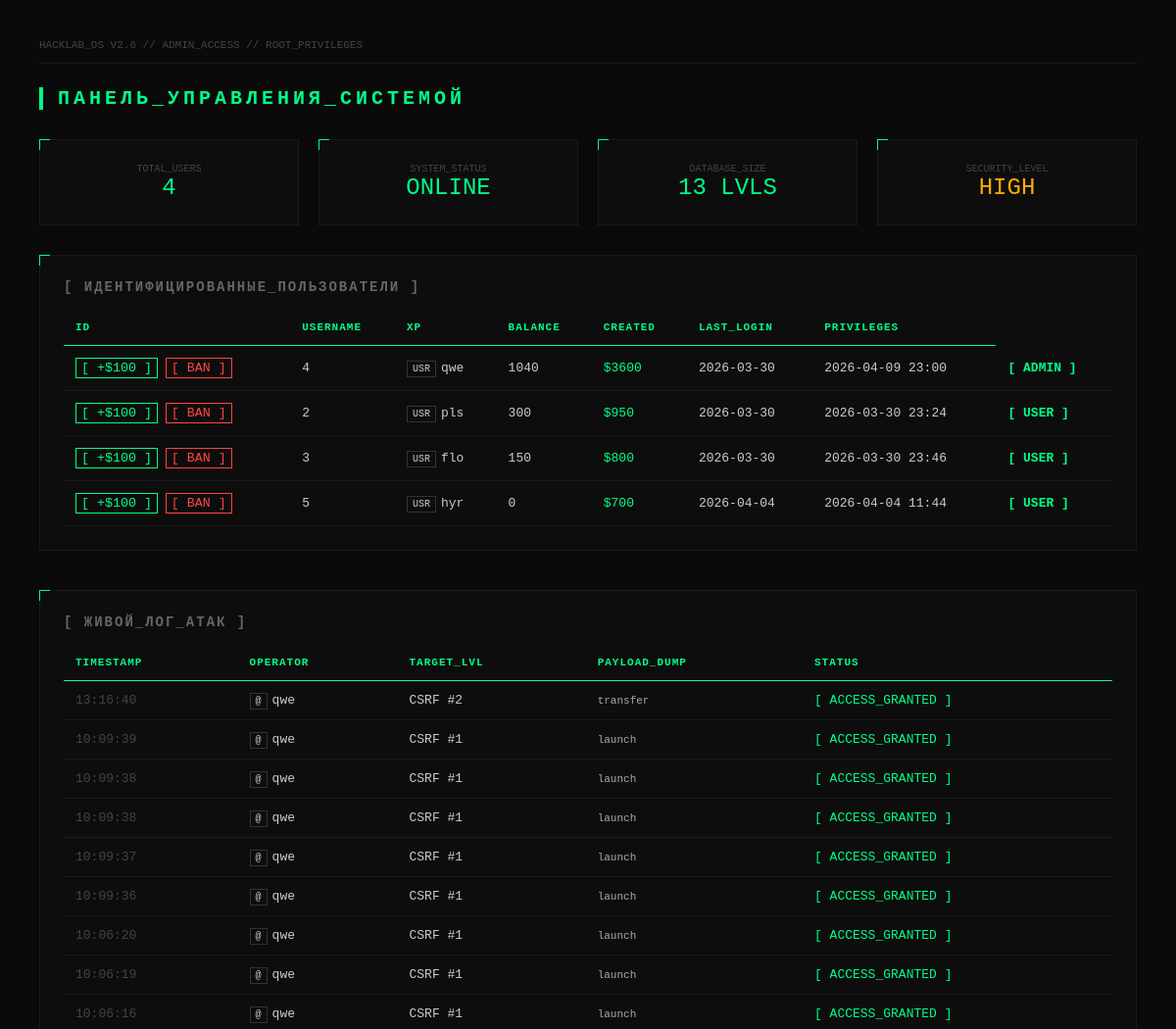
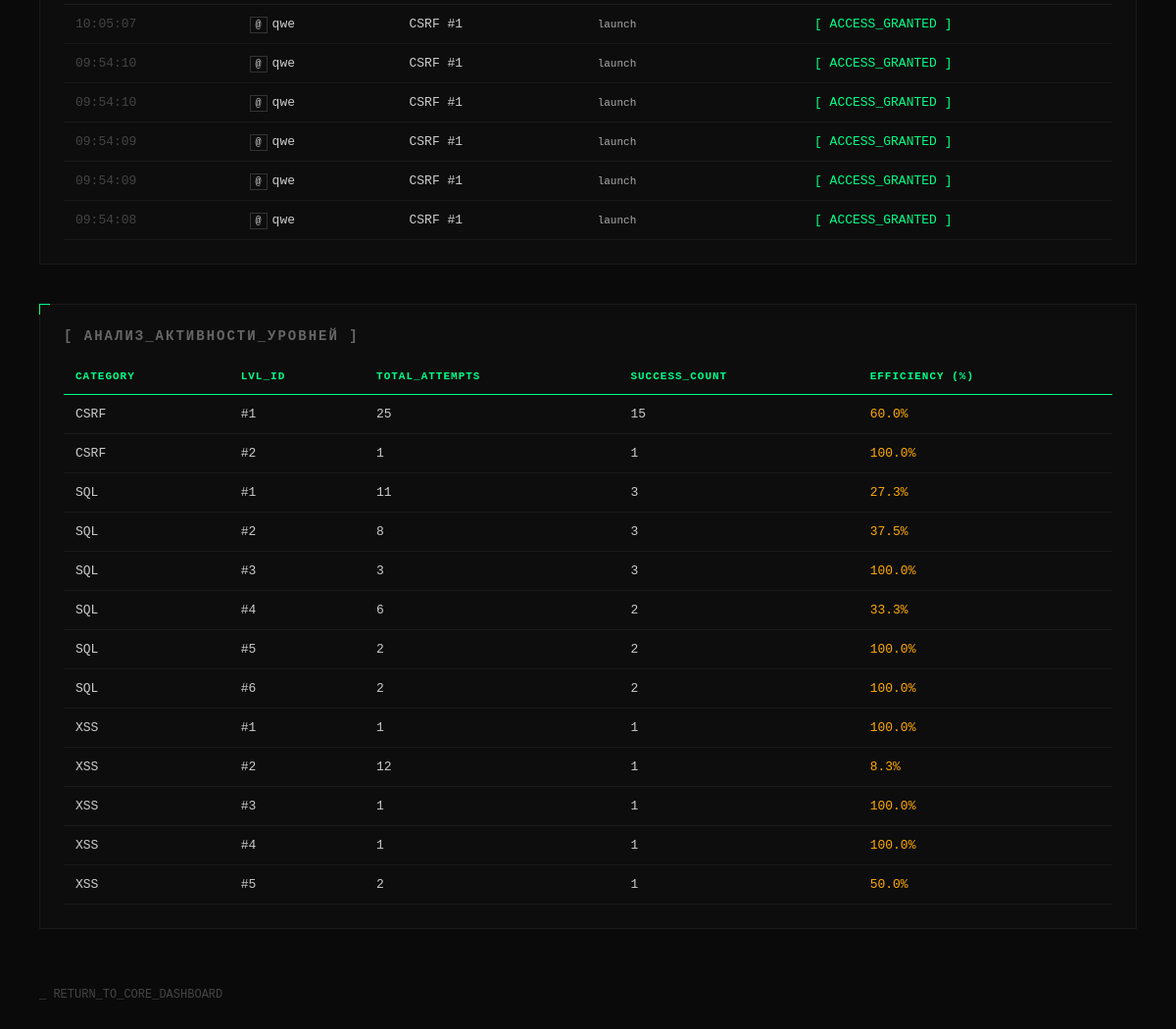
The page /internal/system/console/v2 (signed in) on the database its author committed (2 pictures, top to bottom).
### tables this page shows
CREATE TABLE users (
            id          INTEGER PRIMARY KEY AUTOINCREMENT,
            username    TEXT    UNIQUE NOT NULL,
            email       TEXT    UNIQUE NOT NULL,
            password    TEXT    NOT NULL,
            is_admin    INTEGER DEFAULT 0,
            balance     INTEGER DEFAULT 500,
            xp          INTEGER DEFAULT 0,
            created_at  TEXT    DEFAULT (datetime('now')),
            last_login  TEXT,
            last_bonus_date TEXT
        );

CREATE TABLE attempts (
            id          INTEGER PRIMARY KEY AUTOINCREMENT,
            user_id     INTEGER NOT NULL,
            category    TEXT    NOT NULL,
            level_id    INTEGER NOT NULL,
            success     INTEGER NOT NULL,
            payload     TEXT,
            created_at  TEXT DEFAULT (datetime('now')),
            FOREIGN KEY(user_id) REFERENCES users(id)
        );

### app/routes/admin.py (the view)
@admin_bp.route(_ADMIN_URL)
@login_required
def admin_panel():
    user = _admin_check()
    if not user:
        return "404 Not Found", 404
    lang = session.get('lang', 'ru')
    t    = _TEXTS.get(lang, _TEXTS['en'])
    conn = get_db()
    users = conn.execute(
        "SELECT id, username, email, xp, balance, created_at, last_login, is_admin "
        "FROM users ORDER BY xp DESC"
    ).fetchall()
    stats = conn.execute(
        """SELECT category, level_id,
                  COUNT(*) as total_attempts,
                  SUM(success) as successes,
                  ROUND(100.0 * SUM(success) / COUNT(*), 1) as success_rate
           FROM attempts
           GROUP BY category, level_id
           ORDER BY category, level_id"""
    ).fetchall()
    recent_attempts = conn.execute(
        """SELECT a.*, u.username
           FROM attempts a JOIN users u ON a.user_id = u.id
           ORDER BY a.created_at DESC LIMIT 15"""
    ).fetchall()
    conn.close()
    return render_template(
        'admin.html',
        users=users, stats=stats, recent_attempts=recent_attempts,
        t=t, curr_lang=lang,
    )

### app/config.py (called while the page is built, shortened)
def _load_ui(lang: str) -> dict:
    return _UI_CACHE[lang]

def t_for_lang(lang: str) -> dict:
    raw  = _load_ui(lang)
    subs = {
        'hint_price':      HINT_PRICE,
        'surrender_price': SURRENDER_PRICE,
        'daily_bonus':     DAILY_BONUS,
    }
    out = dict(raw)
    for key in _FORMAT_KEYS:
        if key in out:
            try:
                out[key] = out[key].format(**subs)
            except (KeyError, ValueError):
                pass
    return out

### app/models.py (called while the page is built)
def get_db():
    conn = sqlite3.connect(DB_PATH)
    conn.row_factory = sqlite3.Row
    return conn

def get_user_by_id(user_id: int):
    conn = get_db()
    user = conn.execute("SELECT * FROM users WHERE id = ?", (user_id,)).fetchone()
    conn.close()
    return user

def get_rank(xp: int) -> dict:
    rank_name, rank_icon = RANKS[0][1], RANKS[0][2]
    next_xp = RANKS[1][0]
    for i, (threshold, name, icon) in enumerate(RANKS):
        if xp >= threshold:
            rank_name, rank_icon = name, icon
            next_xp = RANKS[i + 1][0] if i + 1 < len(RANKS) else None
    progress_pct = 0
    if next_xp:
        curr_threshold = 0
        for threshold, name, _ in RANKS:
            if name == rank_name:
                curr_threshold = threshold
        span = next_xp - curr_threshold
        progress_pct = min(100, int((xp - curr_threshold) / span * 100))
    return {
        "name": rank_name,
        "icon": rank_icon,
        "next_xp": next_xp,
        "progress_pct": progress_pct,
    }

### app/routes/admin.py (called while the page is built)
def _admin_check():
    user = current_user()
    if not user or not user['is_admin']:
        return None
    return user

### app/routes/utils.py (called while the page is built)
def current_user():
    uid = session.get('user_id')
    return get_user_by_id(uid) if uid else None

def login_required(f):
    @wraps(f)
    def wrapper(*args, **kwargs):
        if not session.get('user_id'):
            flash("Сначала войдите в систему", "warning")
            return redirect(url_for('auth.login'))
        return f(*args, **kwargs)
    return wrapper

### templates/admin.html (shortened to what this page needs)
<!DOCTYPE html>
<html lang="{{ curr_lang }}">
<head>
</head>
<body>
    <div class="term-header">
        HACKLAB_OS v2.6 // ADMIN_ACCESS // ROOT_PRIVILEGES
    </div>
    <h1>{{ t.title }}</h1>
    <div style="display: grid; grid-template-columns: repeat(4, 1fr); gap: 20px; margin-bottom: 30px;">
        <div class="card" style="margin-bottom: 0; text-align: center;">
            <div style="font-size: 10px; color: #444;">TOTAL_USERS</div>
            <div style="font-size: 24px;">{{ users|length }}</div>
        </div>
        <div class="card" style="margin-bottom: 0; text-align: center;">
            <div style="font-size: 10px; color: #444;">SYSTEM_STATUS</div>
            <div style="font-size: 24px; color: #00ff88;">ONLINE</div>
        </div>
        <div class="card" style="margin-bottom: 0; text-align: center;">
            <div style="font-size: 10px; color: #444;">DATABASE_SIZE</div>
            <div style="font-size: 24px;">{{ stats|length }} LVLS</div>
        </div>
        <div class="card" style="margin-bottom: 0; text-align: center;">
            <div style="font-size: 10px; color: #444;">SECURITY_LEVEL</div>
            <div style="font-size: 24px; color: #ffaa00;">HIGH</div>
        </div>
    </div>
    <div class="card">
        <h2>[ {{ t.users_list }} ]</h2>
        <table>
            <thead>
                <tr>
                    <th>ID</th>
                    <th>USERNAME</th>
                    <th>XP</th>
                    <th>BALANCE</th>
                    <th>CREATED</th>
                    <th>LAST_LOGIN</th>
                    <th>PRIVILEGES</th>
                </tr>
            </thead>
            <tbody>
                {% for user in users %}
                <tr>
                    <td>
                        <form action="/admin/give_money/{{ user['id'] }}" method="POST" style="display:inline;">
                            <button type="submit"
                                style="color: #00ff88; background: none; border: 1px solid #00ff88; cursor: pointer; font-family: monospace; padding: 2px 5px;">
                                [ +$100 ]
                            </button>
                        </form>
                        <form action="/admin/ban/{{ user['id'] }}" method="POST" style="display:inline;">
                            <button type="submit"
                                style="color: #ff4444; background: none; border: 1px solid #ff4444; cursor: pointer; font-family: monospace; padding: 2px 5px;">
                                [ BAN ]
                            </button>
                        </form>
                    </td>
                    <td>{{ user['id'] }}</td>
                    <td><span class="tag">USR</span>{{ user['username'] }}</td>
                    <td>{{ user['xp'] }}</td>
                    <td style="color: #00ff88;">${{ user['balance'] }}</td>
                    <td>{{ user['created_at'][:10] }}</td>
                    <td>{{ user['last_login'][:16] if user['last_login'] else 'NEVER' }}</td>
                    <td class="status-admin">
                        {% if user['is_admin'] %} [ ADMIN ] {% else %} [ USER ] {% endif %}
                    </td>
                </tr>
                {% endfor %}
            </tbody>
        </table>
    </div>
    <div class="card">
        <h2>[ {{ t.feed }} ]</h2>
        <table>
            <thead>
                <tr>
                    <th>TIMESTAMP</th>
                    <th>OPERATOR</th>
                    <th>TARGET_LVL</th>
                    <th>PAYLOAD_DUMP</th>
                    <th>STATUS</th>
                </tr>
            </thead>
            <tbody>
                {% for a in recent_attempts %}
                <tr>
                    <td style="color: #444;">{{ a['created_at'][11:19] }}</td>
                    <td><span class="tag">@</span>{{ a['username'] }}</td>
                    <td>{{ a['category'].upper() }} #{{ a['level_id'] }}</td>
                    <td style="font-family: monospace; color: #aaa; font-size: 11px;">
                        <code>{{ a['payload'] | e }}</code>
                    </td>
                    <td>
                        {% if a['success'] %}
                        <span style="color: #00ff88;">[ ACCESS_GRANTED ]</span>
                        {% else %}
                        <span style="color: #ff4444;">[ ACCESS_DENIED ]</span>
                        {% endif %}
                    </td>
                </tr>
                {% endfor %}
            </tbody>
        </table>
    </div>
    <div class="card">
        <h2>[ {{ t.stats }} ] </h2>
        <table>
            <thead>
                <tr>
                    <th>CATEGORY</th>
                    <th>LVL_ID</th>
                    <th>TOTAL_ATTEMPTS</th>
                    <th>SUCCESS_COUNT</th>
                    <th>EFFICIENCY (%)</th>
                </tr>
            </thead>
            <tbody>
                {% for s in stats %}
                <tr>
                    <td>{{ s['category'].upper() }}</td>
                    <td>#{{ s['level_id'] }}</td>
                    <td>{{ s['total_attempts'] }}</td>
                    <td>{{ s['successes'] }}</td>
                    <td class="success-rate">{{ s['success_rate'] }}%</td>
                </tr>
                {% endfor %}
            </tbody>
        </table>
    </div>
    <a href="{{ url_for('main.index') }}" class="btn-back">
        _ RETURN_TO_CORE_DASHBOARD
    </a>
</body>
</html>

### templates/admin.html (style rules this page uses)
* { box-sizing: border-box; margin: 0; padding: 0; }
body { background: #0a0a0a; color: #00ff88; font-family: 'Courier New', monospace; padding: 40px; min-height: 100vh; }
.term-header { font-size: 11px; color: #444; margin-bottom: 24px; border-bottom: 1px solid #1a1a1a; padding-bottom: 12px; text-transform: uppercase; }
h1 { font-size: 20px; letter-spacing: 4px; margin-bottom: 30px; color: #00ff88; border-left: 4px solid #00ff88; padding-left: 15px; }
h2 { font-size: 14px; letter-spacing: 2px; margin-bottom: 15px; color: #666; text-transform: uppercase; }
.card { background: #0d0d0d; border: 1px solid #1a1a1a; padding: 24px; margin-bottom: 40px; position: relative; }
.card::before { content: ""; position: absolute; top: -1px; left: -1px; width: 10px; height: 10px; border-top: 1px solid #00ff88; border-left: 1px solid #00ff88; }
table { width: 100%; border-collapse: collapse; font-size: 13px; }
th { text-align: left; padding: 12px; border-bottom: 1px solid #00ff88; color: #00ff88; font-size: 11px; text-transform: uppercase; letter-spacing: 1px; }
td { padding: 12px; border-bottom: 1px solid #1a1a1a; color: #ccc; }
.status-admin { color: #00ff88; font-weight: bold; }
.success-rate { color: #ffaa00; }
.btn-back { display: inline-block; margin-top: 20px; color: #444; text-decoration: none; font-size: 12px; transition: color 0.2s; }
.tag { font-size: 10px; padding: 2px 5px; border: 1px solid #333; margin-right: 5px; }

### rows shown on the page
users: id "4", username "qwe", xp "1040", balance "3600", created_at "2026-03-30", last_login "2026-04-09 23:00", is_admin "[ ADMIN ]"
users: id "2", username "pls", xp "300", balance "950", created_at "2026-03-30", last_login "2026-03-30 23:24", is_admin "[ USER ]"
users: id "3", username "flo", xp "150", balance "800", created_at "2026-03-30", last_login "2026-03-30 23:46", is_admin "[ USER ]"
users: id "5", username "hyr", xp "0", balance "700", created_at "2026-04-04", last_login "2026-04-04 11:44", is_admin "[ USER ]"
attempts: created_at "13:16:40", username "qwe", category "CSRF", level_id "2", payload "transfer", success "[ ACCESS_GRANTED ]"
attempts: created_at "10:09:39", username "qwe", category "CSRF", level_id "1", payload "launch", success "[ ACCESS_GRANTED ]"
attempts: created_at "10:09:38", username "qwe", category "CSRF", level_id "1", payload "launch", success "[ ACCESS_GRANTED ]"
attempts: created_at "10:09:38", username "qwe", category "CSRF", level_id "1", payload "launch", success "[ ACCESS_GRANTED ]"
attempts: created_at "10:09:37", username "qwe", category "CSRF", level_id "1", payload "launch", success "[ ACCESS_GRANTED ]"
attempts: created_at "10:09:36", username "qwe", category "CSRF", level_id "1", payload "launch", success "[ ACCESS_GRANTED ]"
attempts: created_at "10:06:20", username "qwe", category "CSRF", level_id "1", payload "launch", success "[ ACCESS_GRANTED ]"
attempts: created_at "10:06:19", username "qwe", category "CSRF", level_id "1", payload "launch", success "[ ACCESS_GRANTED ]"
attempts: created_at "10:06:16", username "qwe", category "CSRF", level_id "1", payload "launch", success "[ ACCESS_GRANTED ]"
attempts: created_at "10:05:07", username "qwe", category "CSRF", level_id "1", payload "launch", success "[ ACCESS_GRANTED ]"
attempts: created_at "09:54:10", username "qwe", category "CSRF", level_id "1", payload "launch", success "[ ACCESS_GRANTED ]"
attempts: created_at "09:54:10", username "qwe", category "CSRF", level_id "1", payload "launch", success "[ ACCESS_GRANTED ]"
attempts: created_at "09:54:09", username "qwe", category "CSRF", level_id "1", payload "launch", success "[ ACCESS_GRANTED ]"
attempts: created_at "09:54:09", username "qwe", category "CSRF", level_id "1", payload "launch", success "[ ACCESS_GRANTED ]"
attempts: created_at "09:54:08", username "qwe", category "CSRF", level_id "1", payload "launch", success "[ ACCESS_GRANTED ]"

### other values the page prints
{{ t.title }} "ПАНЕЛЬ_УПРАВЛЕНИЯ_СИСТЕМОЙ"
{{ users|length }} "4"
{{ stats|length }} "13"
{{ t.users_list }} "ИДЕНТИФИЦИРОВАННЫЕ_ПОЛЬЗОВАТЕЛИ"
{{ t.feed }} "ЖИВОЙ_ЛОГ_АТАК"
{{ t.stats }} "АНАЛИЗ_АКТИВНОСТИ_УРОВНЕЙ"
{{ s['category'].upper() }} "CSRF" "CSRF" "SQL" "SQL" "SQL" "SQL" "SQL" "SQL" "XSS" "XSS" "XSS" "XSS" "XSS"
{{ s['level_id'] }} "1" "2" "1" "2" "3" "4" "5" "6" "1" "2" "3" "4" "5"
{{ s['total_attempts'] }} "25" "1" "11" "8" "3" "6" "2" "2" "1" "12" "1" "1" "2"
{{ s['successes'] }} "15" "1" "3" "3" "3" "2" "2" "2" "1" "1" "1" "1" "1"
{{ s['success_rate'] }} "60.0" "100.0" "27.3" "37.5" "100.0" "33.3" "100.0" "100.0" "100.0" "8.3" "100.0" "100.0" "50.0"
